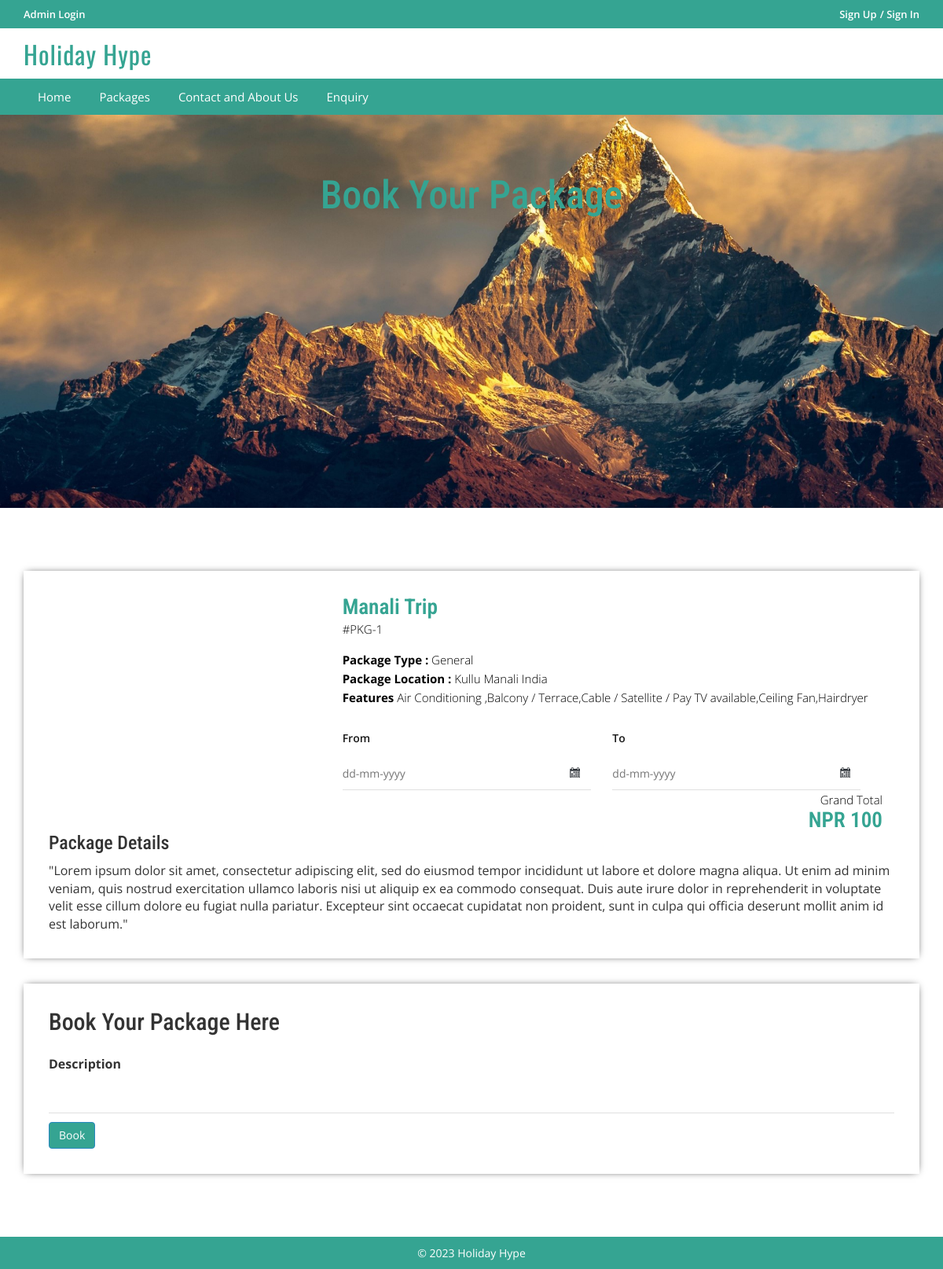
Page /hype/package-details.php?pkgid=1 on the earlier database version.
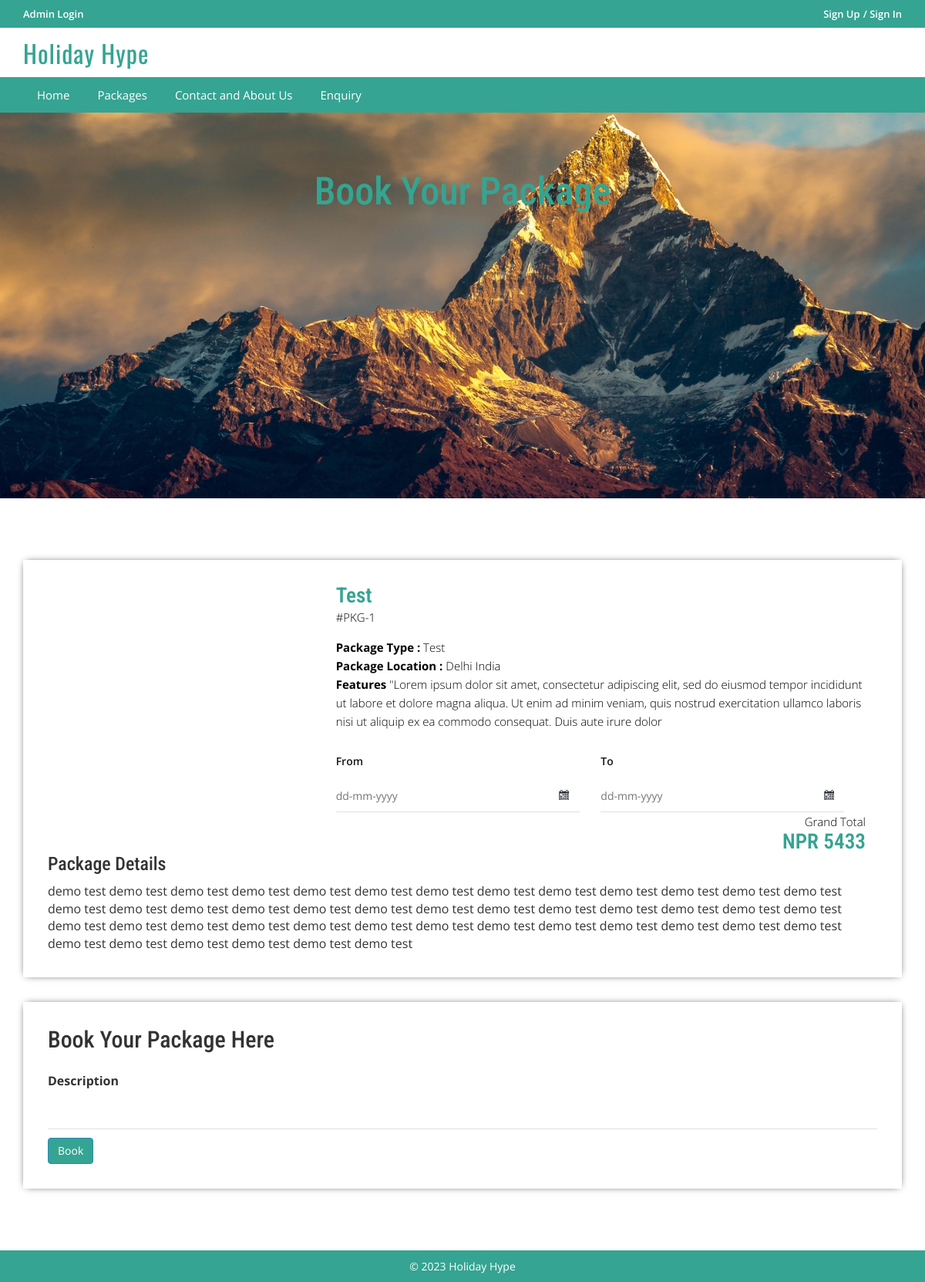
Same page on the later database version.
### tables this page shows
CREATE TABLE `tbltourpackages` (
  `PackageId` int(11) NOT NULL,
  `PackageName` varchar(200) DEFAULT NULL,
  `PackageType` varchar(150) DEFAULT NULL,
  `PackageLocation` varchar(100) DEFAULT NULL,
  `PackagePrice` int(11) DEFAULT NULL,
  `PackageFetures` varchar(255) DEFAULT NULL,
  `PackageDetails` mediumtext DEFAULT NULL,
  `PackageImage` varchar(100) DEFAULT NULL,
  `Creationdate` timestamp NULL DEFAULT current_timestamp(),
  `UpdationDate` timestamp NULL DEFAULT NULL ON UPDATE current_timestamp()
);

### hype/package-details.php (the view, shortened to what this page needs)
<?php
include('includes/config.php');
?>
<!DOCTYPE HTML>
<html>
<head>
<link href="css/bootstrap.css" rel='stylesheet' type='text/css' />
<link href="css/style.css" rel='stylesheet' type='text/css' />
<link href="css/font-awesome.css" rel="stylesheet">
<link href="css/animate.css" rel="stylesheet" type="text/css" media="all">
<link rel="stylesheet" href="css/jquery-ui.css" />
</head>
<body>
<?php include('includes/header.php');?>
<div class="banner-3">
	<div class="container">
		<h1 class="wow zoomIn animated animated" data-wow-delay=".5s" style="visibility: visible; animation-delay: 0.5s; animation-name: zoomIn;"> Book Your Package</h1>
	</div>
</div>
<div class="selectroom">
	<div class="container">
<?php
$pid=intval($_GET['pkgid']);
$sql = "SELECT * from tbltourpackages where PackageId=:pid";
$query = $dbh->prepare($sql);
$query -> bindParam(':pid', $pid, PDO::PARAM_STR);
$query->execute();
$results=$query->fetchAll(PDO::FETCH_OBJ);
if($query->rowCount() > 0)
{
foreach($results as $result)
{	?>
<form name="book" method="post">
		<div class="selectroom_top">
			<div class="col-md-4 selectroom_left wow fadeInLeft animated" data-wow-delay=".5s">
			</div>
			<div class="col-md-8 selectroom_right wow fadeInRight animated" data-wow-delay=".5s">
				<h2><?php echo htmlentities($result->PackageName);?></h2>
				<p class="dow">#PKG-<?php echo htmlentities($result->PackageId);?></p>
				<p><b>Package Type :</b> <?php echo htmlentities($result->PackageType);?></p>
				<p><b>Package Location :</b> <?php echo htmlentities($result->PackageLocation);?></p>
					<p><b>Features</b> <?php echo htmlentities($result->PackageFetures);?></p>
					<div class="ban-bottom">
			<div class="bnr-right">
    <label class="inputLabel">From</label>
    <input class="date" id="datepicker" type="text" placeholder="dd-mm-yyyy" name="fromdate" required="">
</div>
<div class="bnr-right">
    <label class="inputLabel">To</label>
    <input class="date" id="datepicker1" type="text" placeholder="dd-mm-yyyy" name="todate" required="">
</div>
</div>
				<div class="grand">
					<p>Grand Total</p>
					<h3>NPR <?php echo htmlentities($result->PackagePrice);?></h3>
				</div>
			</div>
		<h3>Package Details</h3>
				<p style="padding-top: 1%"><?php echo nl2br(htmlentities($result->PackageDetails)); ?> </p>
		</div>
		<div class="selectroom_top">
			<h2>Book Your Package Here</h2>
			<div class="selectroom-info animated wow fadeInUp animated" data-wow-duration="1200ms" data-wow-delay="500ms" style="visibility: visible; animation-duration: 1200ms; animation-delay: 500ms; animation-name: fadeInUp; margin-top: -70px">
				<ul>
					<li class="spe">
						<label class="inputLabel">Description</label>
						<input class="special" type="text" name="comment" required="">
					</li>
					<?php if($_SESSION['login'])
					{?>
						<li class="spe" align="center">
					<button type="submit" name="submit2" class="btn-primary btn">Book</button>
						</li>
						<?php } else {?>
							<li class="sigi" align="center" style="margin-top: 1%">
							<a href="#" data-toggle="modal" data-target="#myModal4" class="btn-primary btn" > Book</a></li>
							<?php } ?>
				</ul>
			</div>
		</div>
		</form>
<?php }} ?>
	</div>
</div>
<?php include('includes/footer.php');?>
</body>
</html>

Differences in the rows shown:
changed tbltourpackages id 1: PackageName "Manali Trip" → "Test"; PackageType "General" → "Test"; PackageLocation "Kullu Manali India" → "Delhi India"; PackageFetures "Air Conditioning ,Balcony / Terrace,Cable / Satellite / Pay TV available,Ceiling Fan,Hairdryer" → "\"Lorem ipsum dolor sit amet, consectetur adipiscing elit, sed do eiusmod tempor incididunt ut labore et dolore magna aliqua. Ut enim ad minim veniam, quis nostrud exercitation ullamco laboris nisi ut aliquip ex ea commodo consequat. Duis aute irure dolor"; PackagePrice "100" → "5433"; PackageDetails "\"Lorem ipsum dolor sit amet, consectetur adipiscing elit, sed do eiusmod tempor incididunt ut labore et dolore magna aliqua. Ut enim ad minim veniam, quis nostrud exercitation ullamco laboris nisi ut aliquip ex ea commodo consequat. Duis aute irure dolor in reprehenderit in voluptate velit esse cillum dolore eu fugiat nulla pariatur. Excepteur sint occaecat cupidatat non proident, sunt in culpa qui officia deserunt mollit anim id est laborum.\"" → "demo test demo test demo test demo test demo test demo test demo test demo test demo test demo test demo test demo test demo test demo test demo test demo test demo test demo test demo test demo test demo test demo test demo test demo test demo test demo test demo test demo test demo test demo test demo test demo test demo test demo test demo test demo test demo test demo test demo test demo test demo test demo test demo test demo test demo test"
